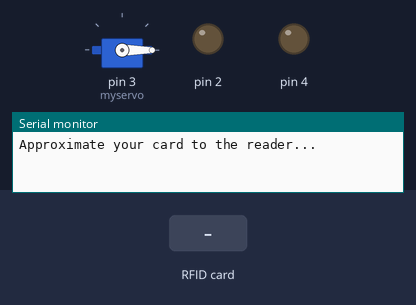
Bench run of a sketch on a simulated Arduino Uno, built with avr-gcc and run on an emulated ATmega328P. Shown: servo, output pins drawn as LEDs (lit = HIGH), the last lines printed to the serial monitor. Inputs (shaded band) come from the test bench. Pins used as bus, display or sensor lines are not drawn.

Above: at 1.2 s.
1.3 s: RFID card 41 A8 8E 1C held to the reader
At 3.0 s:
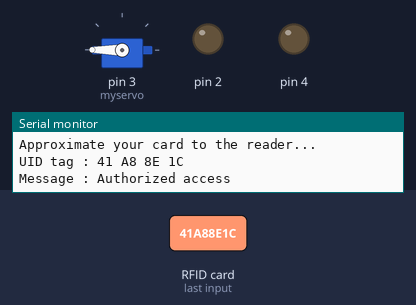
3.3 s: RFID card 91 13 E5 1B held to the reader
At 4.2 s:
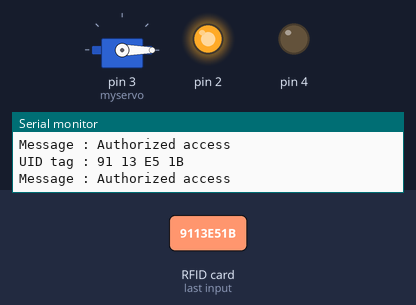
5.8 s: RFID card 5E 7A 19 C4 held to the reader
At 6.7 s:
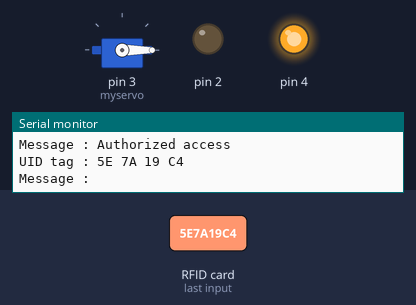
Timing chart, 0 to 8.8 s (numbered marks = the images above; inputs shaded):
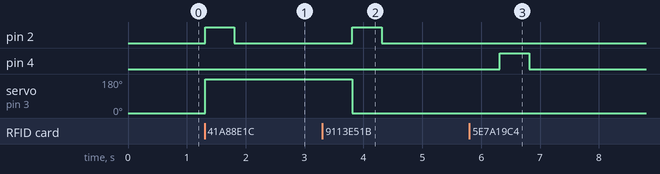

Measured:
- after the input at 1.3 s, pin 2: LOW → HIGH at once, → LOW 0.50 s later; servo on pin 3 (myservo): 0° → 180° at once
- after the input at 3.3 s, pin 2: LOW → HIGH after 0.51 s, → LOW 0.50 s later; servo on pin 3 (myservo): 180° → 0° after 0.51 s
- after the input at 5.8 s, pin 4: LOW → HIGH after 0.52 s, → LOW 0.50 s later

The sketch:

BT1.ino
```cpp
#include <Arduino.h>
#include <SPI.h>
#include <MFRC522.h>
#include <Servo.h>

#define SS_PIN 10
#define RST_PIN 9
#define SIZE 2
String acceptCode[] = {"41 A8 8E 1C", "91 13 E5 1B"};
MFRC522 mfrc522(SS_PIN, RST_PIN);
Servo myservo;
bool status = false;

void setup()
{
  Serial.begin(9600);
  SPI.begin();
  mfrc522.PCD_Init();
  Serial.println("\nApproximate your card to the reader...");

  myservo.attach(3);
  myservo.write(0);

  pinMode(2, OUTPUT);
  pinMode(4, OUTPUT);
}
void loop()
{
  if (!mfrc522.PICC_IsNewCardPresent())
  {
    return;
  }
  if (!mfrc522.PICC_ReadCardSerial())
  {
    return;
  }
  Serial.print("UID tag :");
  String content = "";
  for (byte i = 0; i < mfrc522.uid.size; i++)
  {
    Serial.print(mfrc522.uid.uidByte[i] < 0x10 ? " 0" : " ");
    Serial.print(mfrc522.uid.uidByte[i], HEX);
    content.concat(String(mfrc522.uid.uidByte[i] < 0x10 ? " 0" : " "));
    content.concat(String(mfrc522.uid.uidByte[i], HEX));
  }
  content.toUpperCase();
  Serial.println();
  Serial.print("Message : ");
  for (int i = 0; i < SIZE; i++) {
    if (content.substring(1) == acceptCode[i]) {
      Serial.println("Authorized access");
      if (status == true)
      {
        myservo.write(0);
        status = false;
      }
      else
      {
        myservo.write(180);
        status = true;
      }
      digitalWrite(2, HIGH);
      delay(500);
      digitalWrite(2, LOW);
      delay(2000);
      return;
    }
  }
  digitalWrite(4, HIGH);
  delay(500);
  digitalWrite(4, LOW);
  Serial.println("Authorized denied");
  delay(2000);
}
```
